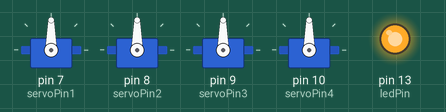
A sketch run on a simulated Arduino Uno, built with avr-gcc and run on an emulated ATmega328P. On the bench: 4 × servo, output pins drawn as LEDs (lit = HIGH).

Above: at 0.1 s.
Timing chart, 0 to 1.6 s (numbered marks = the images above):
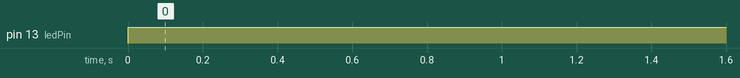

The sketch:

Code_to_recive_serial_data_on_serial_port.ino
```cpp
#include <Servo.h>

// Utfra hvilken verdi mellom 0 og 4 som leses på serialporten blir motoren
// satt igang og satt i nullstilling igjen.

Servo servo1;
Servo servo2;
Servo servo3;
Servo servo4;

int val;

const int servoPin1 = 7;
const int servoPin2 = 8;
const int servoPin3 = 9; //ritsjratsj
const int servoPin4 = 10;
const int NUMBER_OF_SERVOS = 4;
//const int TIME_TO_RESET_SERVO = 100;
//const int DELAY_BETWEEN_HITS = 400;


int ledPin = 13;
int drumPins [] = {
  0,1};
unsigned long drumLastHit [] = {
  0, 0, 0, 0};
int delayBetweenHits [] = {400, 400, 800, 400};
int timeToResetServo [] = {100, 100, 100, 100};
int servoEngagePosition [] = {30, 30, 30, 30};
int servoDisengagePosition [] = {0, 0, 0, 0};
boolean drumBusy [] = {
  false, false, false, false};

long time = 0;

void setup() {
  pinMode(ledPin, OUTPUT);
  digitalWrite(ledPin, LOW);
  pinMode(servoPin1, OUTPUT);
  pinMode(servoPin2, OUTPUT);
  servo1.attach(servoPin1);
  servo2.attach(servoPin2);
  servo3.attach(servoPin3);
  servo4.attach(servoPin4);
  // 9600 bps må korespondere med hva som brukes i processing.
  Serial.begin(9600);
  disengageAll();
}
void loop() {
  // leser bare hvis det er data på serial-linja.
  if (Serial.available()) {
    val = Serial.read();
  }
  hitDrum(val);
  disengageAll();
  // reset read value.
  val = ' ';
}
void hitDrum(int value) {
  if (value == 0) engage(0);
  if (value == 1) engage(1);
  // i og med at det kun er to tilkoblede motorer blir kun motor 0 og 1 satt
  // igang.
  if (value == 2) engage(2);
  if (value == 3) engage(3);
}
void engage(int i) {
  digitalWrite(ledPin, HIGH);
  if (drumBusy[i] == false
    && millis() - drumLastHit[i] > delayBetweenHits[i]) {
    drumBusy[i] = true;
    drumLastHit[i] = millis();
    servoWrite(i, servoEngagePosition[i]);
  }
}
void disengage(int i) {
  servoWrite(i, servoDisengagePosition[i]);
}
void servoWrite(int servo, int position) {
  if (servo == 0) servo1.write(position);
  if (servo == 1) servo2.write(position);
  if (servo == 2) servo3.write(position);
  if (servo == 3) servo4.write(position);
}
void disengageAll() {
  for (int i = 0; i < NUMBER_OF_SERVOS; i++) {
    if (drumBusy[i] == true
      && millis() - drumLastHit[i] > timeToResetServo[i]) {
      drumBusy[i] = false;
      disengage(i);
      digitalWrite(ledPin, LOW);
    }
  }
}
```

Measured:
- by itself, pin 13 (ledPin): LOW → HIGH at 0.00 s
